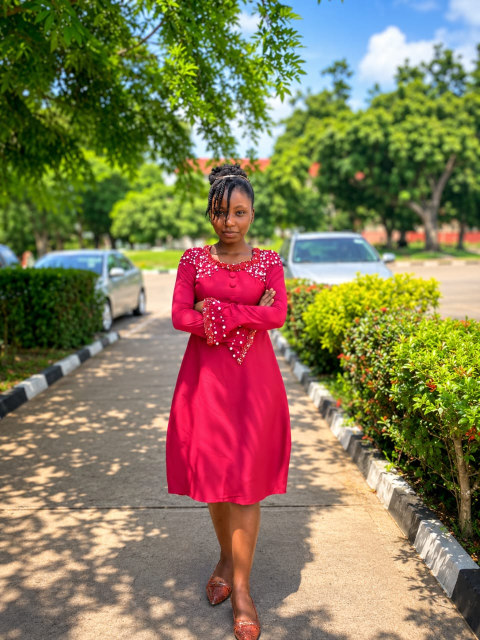
#> input picture images/alice.jpg, 960 x 1280 px (shown at 1/2 size)
$ python generate_icons.py
#> lines starting #> are read from the running program, lines starting #| are printed output that depends on the picture; after the words box and inside, x2 and y2 are one past the last pixel; in counts of white or black regions, pixels touching at a corner belong together
"""Generate PWA icons from alice.jpg with navy background and circular crop."""
from PIL import Image, ImageDraw
import os

SRC = "images/alice.jpg"
OUT_DIR = "icons"
os.makedirs(OUT_DIR, exist_ok=True)

SIZES = [72, 96, 128, 144, 152, 192, 384, 512]
NAVY = (15, 26, 60)       # #0f1a3c
GOLD = (196, 149, 58)     # #c4953a

src = Image.open(SRC).convert("RGBA")

# Crop to square from center-top (to get the face)
w, h = src.size
#> w = 960; h = 1280
sq = min(w, h)
#> sq = 960
left = (w - sq) // 2
#> left = 0
top = 0  # start from top to keep the face
box = (left, top, left + sq, top + sq)
#> box = (0, 0, 960, 960)
src_cropped = src.crop(box)
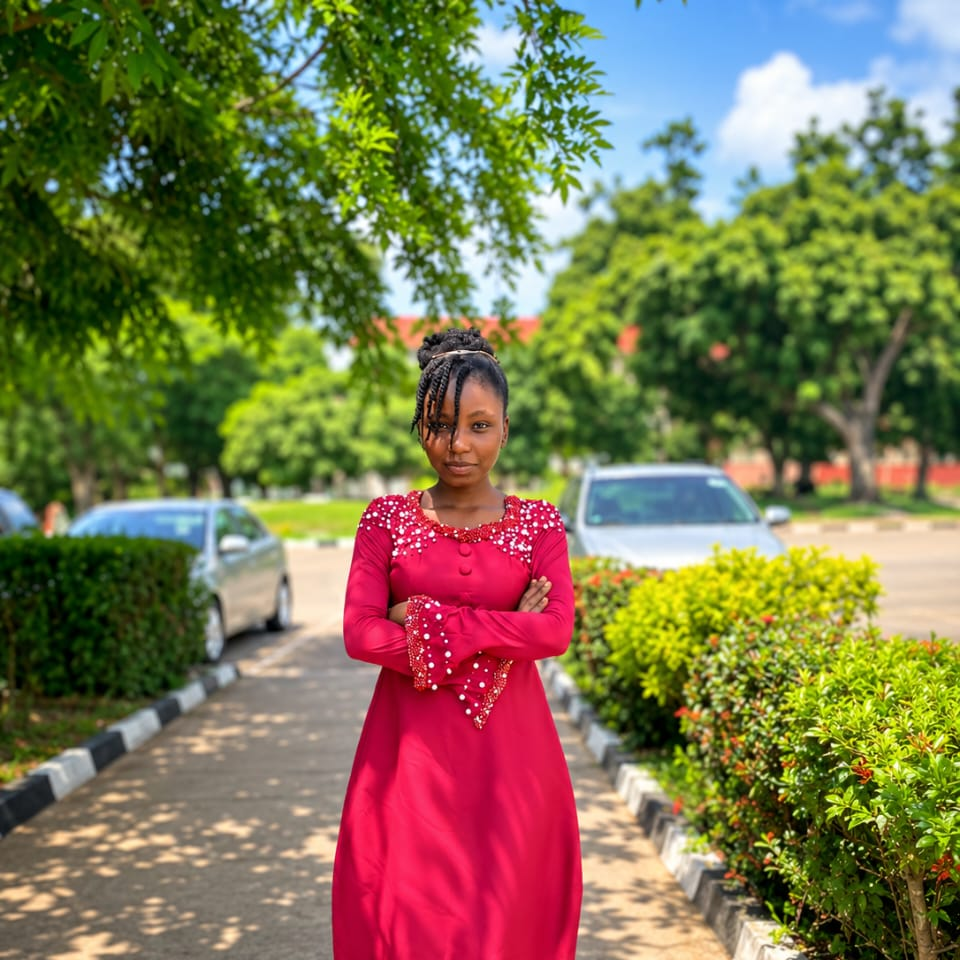
#> src_cropped: PIL image 960x960 RGBA; mean R, G, B, A 123.9, 117.2, 80.5, 255

for size in SIZES:
    # Create icon canvas with navy background
    icon = Image.new("RGBA", (size, size), NAVY + (255,))

    # Resize the photo
    padding = int(size * 0.08)
    inner = size - padding * 2
    photo = src_cropped.resize((inner, inner), Image.LANCZOS)

    # Create circular mask
    mask = Image.new("L", (inner, inner), 0)
    draw = ImageDraw.Draw(mask)
    draw.ellipse((0, 0, inner - 1, inner - 1), fill=255)

    # Apply circular mask to photo
    photo.putalpha(mask)

    # Paste onto navy background
    icon.paste(photo, (padding, padding), photo)

    # Draw gold ring
    draw_icon = ImageDraw.Draw(icon)
    ring_width = max(2, int(size * 0.02))
    draw_icon.ellipse(
        (padding - ring_width, padding - ring_width,
         padding + inner + ring_width - 1, padding + inner + ring_width - 1),
        outline=GOLD, width=ring_width
    )

    # Save as PNG
    out_path = os.path.join(OUT_DIR, f"icon-{size}x{size}.png")
    icon.convert("RGB").save(out_path, "PNG")
    print(f"  [OK] {out_path}")
#> this loop made 8 passes
#> pass 1, `icon.convert("RGB").save(out_path, "PNG")`:
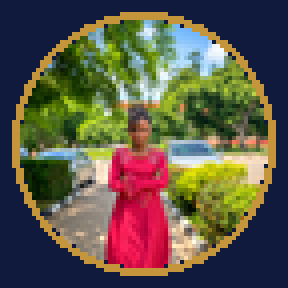
#> saved as icon-72x72.png: PIL image 72x72 RGB (shown 4 times larger); mean R, G, B 94.5, 87.8, 71.1
#> after the loop:
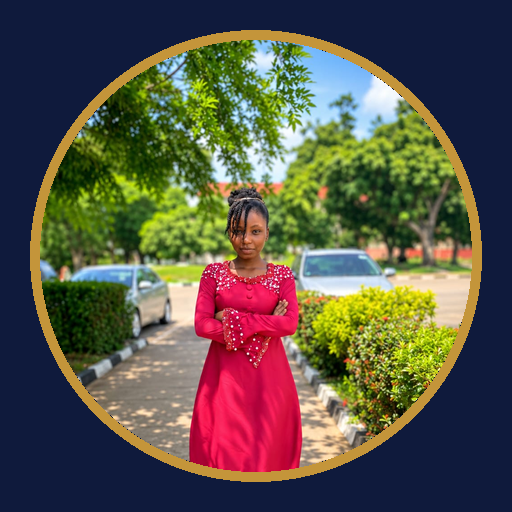
#> icon: PIL image 512x512 RGBA; mean R, G, B, A 88.4, 83.4, 70.8, 255
#> after the loop:
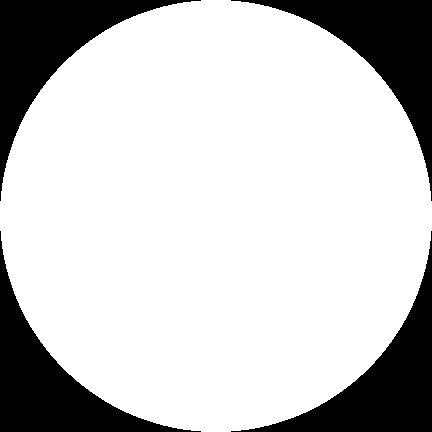
#> mask: PIL image 432x432 L; 78.5% white; 4 black regions, box (x1, y1, x2, y2) and area: (0, 0, 201, 201) 10027, (231, 0, 432, 201) 10027, (0, 231, 201, 432) 10027, (231, 231, 432, 432) 10027

# Maskable icons (20% safe zone padding)
for size in [192, 512]:
    icon = Image.new("RGBA", (size, size), NAVY + (255,))

    padding = int(size * 0.2)
    inner = size - padding * 2
    photo = src_cropped.resize((inner, inner), Image.LANCZOS)

    mask = Image.new("L", (inner, inner), 0)
    draw = ImageDraw.Draw(mask)
    draw.ellipse((0, 0, inner - 1, inner - 1), fill=255)
    photo.putalpha(mask)

    icon.paste(photo, (padding, padding), photo)

    draw_icon = ImageDraw.Draw(icon)
    ring_width = max(2, int(size * 0.015))
    draw_icon.ellipse(
        (padding - ring_width, padding - ring_width,
         padding + inner + ring_width - 1, padding + inner + ring_width - 1),
        outline=GOLD, width=ring_width
    )

    out_path = os.path.join(OUT_DIR, f"icon-maskable-{size}x{size}.png")
    icon.convert("RGB").save(out_path, "PNG")
    print(f"  [OK] {out_path}")
#> this loop made 2 passes
#|   [OK] icons/icon-maskable-192x192.png
#|   [OK] icons/icon-maskable-512x512.png
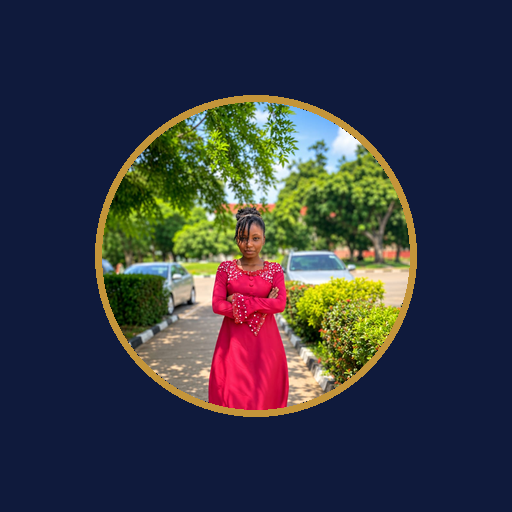
#> icon: PIL image 512x512 RGBA; mean R, G, B, A 52.2, 55.1, 65.5, 255
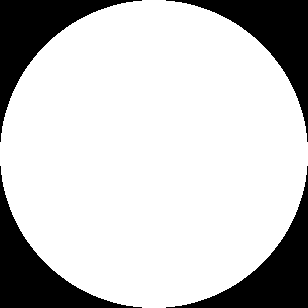
#> mask: PIL image 308x308 L; 78.5% white; 4 black regions, box (x1, y1, x2, y2) and area: (0, 0, 142, 142) 5101, (166, 0, 308, 142) 5101, (0, 166, 142, 308) 5101, (166, 166, 308, 308) 5101
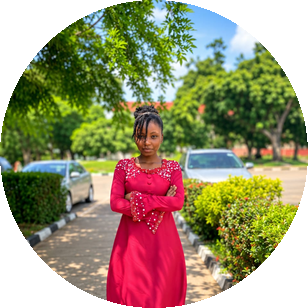
#> photo: PIL image 308x308 RGBA; mean R, G, B, A 123.9, 117.2, 80.6, 200.2; transparent parts drawn white

print("\nAll PWA icons generated successfully!")

$ run again, with images/abula.jpg copied over images/alice.jpg
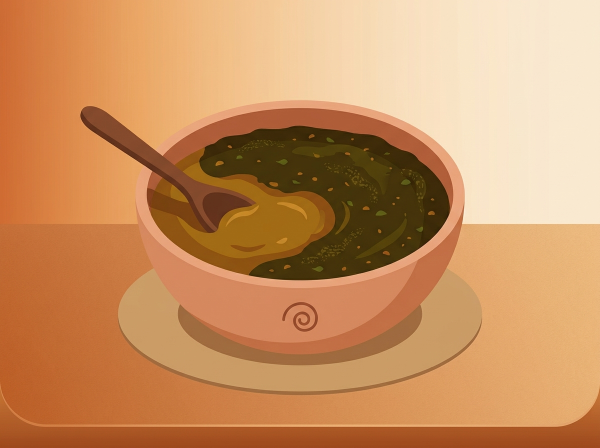
#> input picture images/abula.jpg, 1200 x 896 px (shown at 1/2 size)
#> after the loop `for size in SIZES:`:
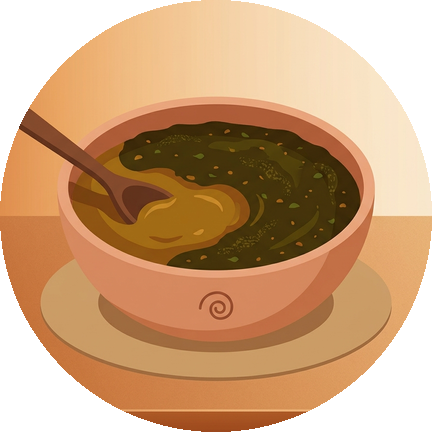
#> photo: PIL image 432x432 RGBA; mean R, G, B, A 195.5, 141.5, 92.7, 200.2; transparent parts drawn white
#> the loop `for size in [192, 512]:` made 2 passes
#|   [OK] icons/icon-maskable-192x192.png
#|   [OK] icons/icon-maskable-512x512.png
#> pass 1, `icon.convert("RGB").save(out_path, "PNG")`:
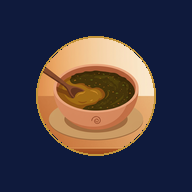
#> saved as icon-maskable-192x192.png: PIL image 192x192 RGB; mean R, G, B 68.4, 60.2, 68.2

$ run again, with images/adalu.jpg copied over images/alice.jpg
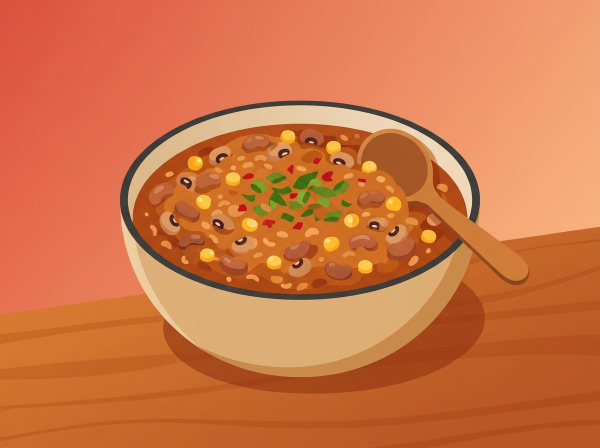
#> input picture images/adalu.jpg, 1200 x 896 px (shown at 1/2 size)
#> the loop `for size in [192, 512]:` made 2 passes
#|   [OK] icons/icon-maskable-192x192.png
#|   [OK] icons/icon-maskable-512x512.png
#> after the loop `for size in [192, 512]:`:
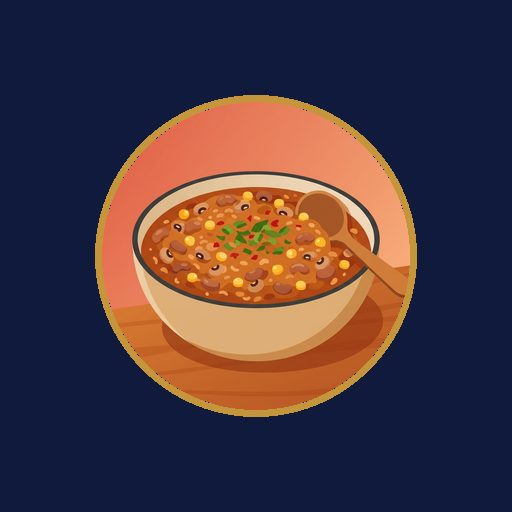
#> icon: PIL image 512x512 RGBA; mean R, G, B, A 73.2, 56, 62.9, 255
#> after the loop `for size in [192, 512]:`:
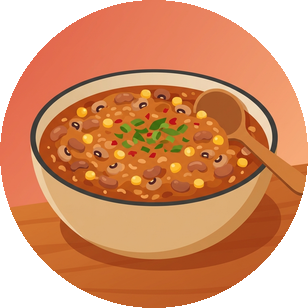
#> photo: PIL image 308x308 RGBA; mean R, G, B, A 205.1, 118, 69.3, 200.2; transparent parts drawn white
